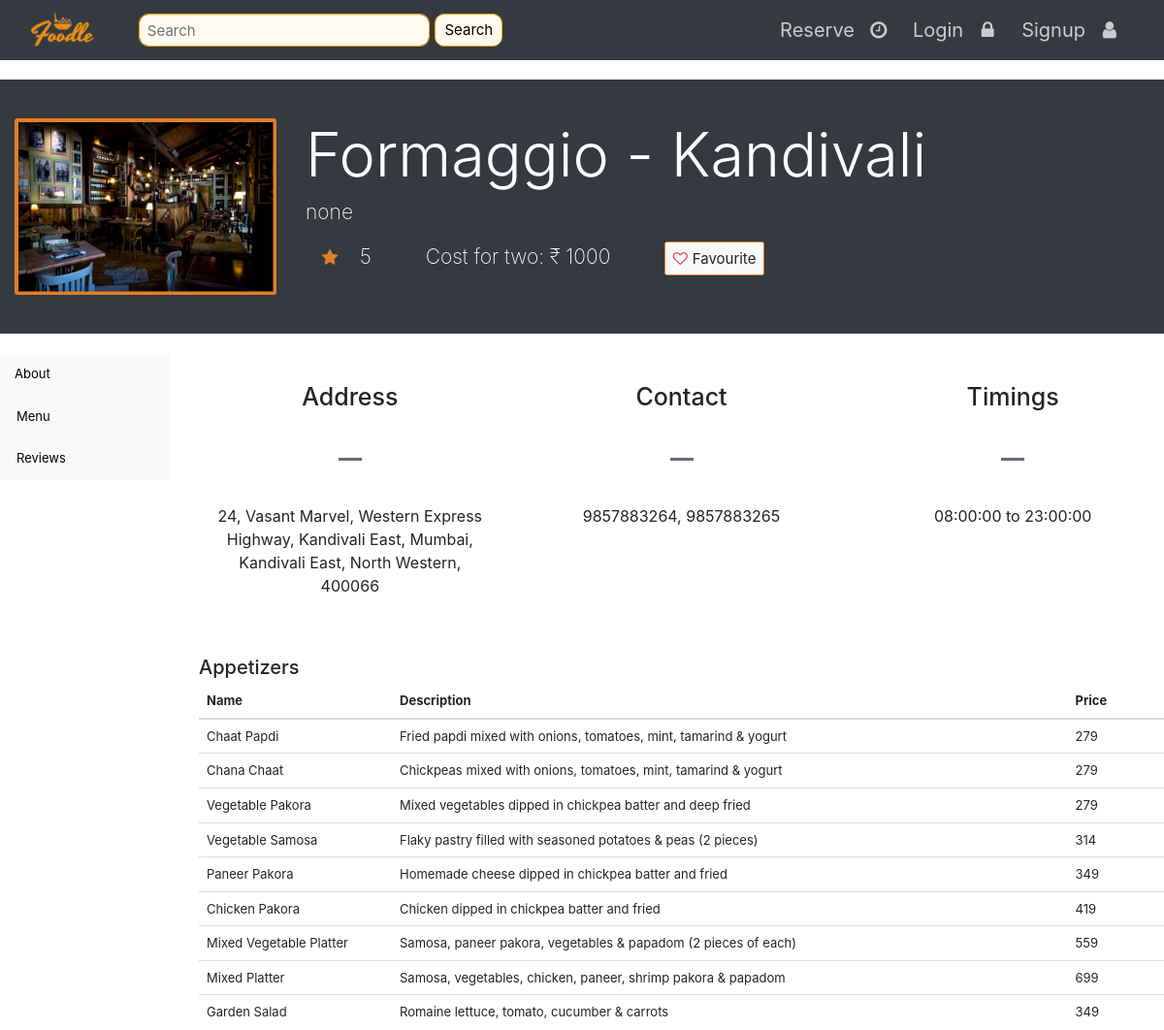
The page /rest_details.php?rest_id=322 (upper part) on the database as committed earlier.
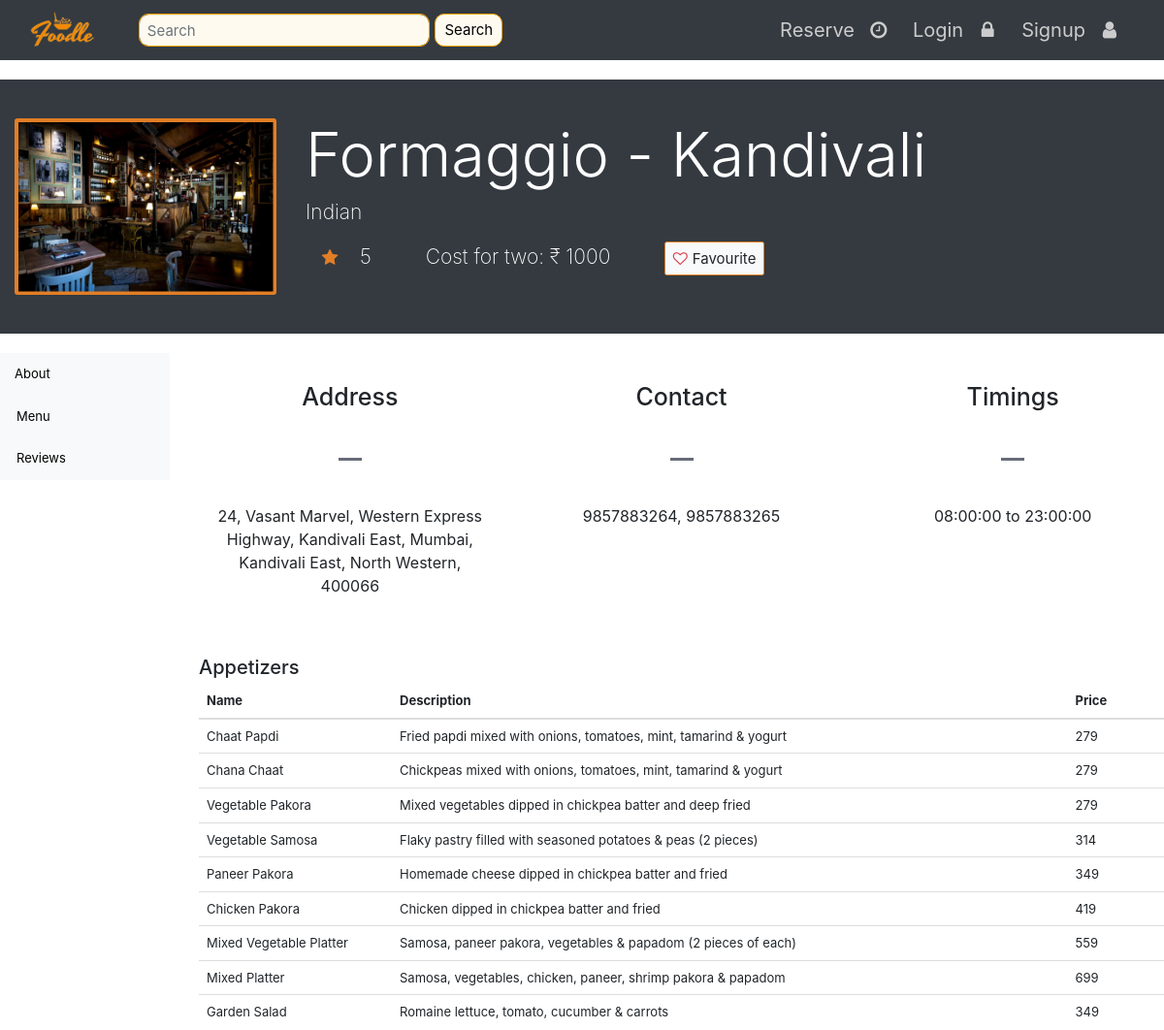
The same page on the database as committed later.
### tables this page shows
CREATE TABLE `rest` (
  `rest_id` int(11) NOT NULL,
  `rest_name` varchar(50) NOT NULL,
  `rest_addr` varchar(300) NOT NULL,
  `rest_cuisine` varchar(50) NOT NULL,
  `rating` float NOT NULL,
  `cost` int(11) NOT NULL,
  `start_time` time DEFAULT '08:00:00',
  `end_time` time DEFAULT '23:00:00',
  `rating_count` int(11) DEFAULT '7',
  `mgr_id` varchar(15) DEFAULT NULL,
  `rec_id` varchar(15) DEFAULT NULL,
  `latitude` double NOT NULL,
  `longitude` double NOT NULL
);

### rest_details.php (the view, shortened to what this page needs)
<?php
include 'templates/header.php';
?>
<?php
include 'templates/navbar.php';
include 'templates/db-con.php';
function addcss(){
	echo '<link rel="stylesheet" type="text/css" href="styles/rest_details.css">';
}
$rest_id=$_GET['rest_id'];
$sql = "SELECT * FROM rest where rest_id = '$rest_id'";
$result = mysqli_query($conn, $sql);
if (mysqli_num_rows($result) != 0) {
	$rest_data = mysqli_fetch_assoc($result);
}
$sql = "SELECT contact FROM rest_contact where rest_id = '$rest_id'";
$result = mysqli_query($conn, $sql);
$contact = array();
if (mysqli_num_rows($result) != 0) {
	while($contact_data = mysqli_fetch_assoc($result))
	{
		$contact[] = $contact_data['contact'];
	}
}
$sql = "select distinct category from menu";
$result = mysqli_query($conn, $sql);
$category = array();
if (mysqli_num_rows($result) != 0) {
	while($category_data = mysqli_fetch_assoc($result))
	{
		$category[] = $category_data['category'];
	}
}
?>
<div class="jumbotron jumbotron-fluid">
	<div class="container-fluid">
		<div class="row">
			<div class="col-sm-3">
				<img src="images/<?php echo abs(crc32($rest_id))%30; ?>.jpg" alt="<?php echo $rest_data['rest_name'];?>" class="img-thumbnail">
			</div>
			<div class="col-sm-9" id="rest-data">
				<h1 class="display-4">
					<?php echo $rest_data['rest_name'] ?></h1>
			<p>	<?php
				$cuisine = explode(',', $rest_data['rest_cuisine']);
				for ($x = 0; $x < sizeof($cuisine); $x++) {
					echo $cuisine[$x];
				}
				?>
			</p>
				<p>
					<span class="fa fa-star" id="rating-star"></span>
					<span id="rating-value" style="padding-right:50px"><?php echo $rest_data['rating'] ?></span>
					<span id="cost-for-2" style="padding-right:50px;">Cost for two: ₹ <?php echo $rest_data['cost'] ?></span>
					<span><button class="btn btn-light" id="fav-btn" onclick="add_fav(<?php echo $rest_id; ?>);">
						<span id="fav-heart" class="
<?php
	if(isset($_SESSION['uname'])){
		$user_id = $_SESSION['uname'];
		$sql = "select * from favourites where user_id = '$user_id' and rest_id = '$rest_id';";
		$result = mysqli_query($conn, $sql);
		if (mysqli_num_rows($result) != 0)
			echo 'fa fa-heart';
		else
			echo 'fa fa-heart-o';
	}
	else
		echo 'fa fa-heart-o';
?>
					"></span>Favourite</button></span>
				</p>
			</div>
		</div>
	</div>
</div>
<div class="row">
	<div class="col-sm-2">
		<div class="sticky-top">
			<nav id="side-navigation">
				<ul class="nav nav-pills flex-column side-nav bg-light">
				<li class="nav-item" id="side-nav-item"><a href="#rest_info" class="nav-link" id="side-nav-link">About</a></li>
				<li class="nav-item" id="side-nav-item"><a href="#menu" class="nav-link" id="side-nav-link">Menu</a>
				</li>
				<li class="nav-item" id="side-nav-item"><a href="#reviews" class="nav-link" id="side-nav-link" >Reviews</a></li>
					</ul>
				</nav>
			</div>
	</div>
	<div class="col-sm-10">
		<div class="row" id="rest_info">
			<div class="col-md">
				<h1>Address</h1>
				<div class="uline"></div>
				<p><?php echo $rest_data['rest_addr']; ?></p>
			</div>
			<div class="col-md" >
				<h1>Contact</h1>
				<div class="uline"></div>
				<p><?php
						for ($x = 0; $x < sizeof($contact); $x++) {
							echo $contact[$x];
							if($x != sizeof($contact)-1)
								echo ", ";
						}
					?></p>
			</div>
			<div class="col-md">
				<h1>Timings</h1>
				<div class="uline"></div>
				<p>
					<?php 	echo $rest_data['start_time'];
							echo ' to ';
							echo $rest_data['end_time'];
					?>
				</p>
			</div>
		</div>
		<div class="table-responsive">
<?php
	foreach ($category as $cat){
		echo '<h2 id="';
		echo str_replace(' ', '-', $cat);
		echo '">';
		echo $cat;
		echo "</h2>";
		echo '<table class="table table-hover" id="menu-table">
				<colgroup>
					 <col span="1" style="width: 20%;">
					 <col span="1" style="width: 70%;">
					 <col span="1" style="width: 10%;">
  				</colgroup>
				<thead>
					<tr>
					  <th scope="col">Name</th>
					  <th scope="col">Description</th>
					  <th scope="col">Price</th>
					</tr>
				</thead>
				<tbody>';
		$sql = "SELECT item_name, description, price FROM menu WHERE category = '$cat'";
		$result = mysqli_query($conn, $sql);
		if (mysqli_num_rows($result) != 0) {
			while($menu_item = mysqli_fetch_assoc($result))
			{
				echo "<tr>
					  <td>";
				echo $menu_item['item_name'];
				echo "</td>
					  <td>";
				echo $menu_item['description'];
				echo "</td>
				 <td>";
				echo $menu_item['price'];
				echo "</td>
    				</tr>";
			}
		}
		echo '</tbody>
			</table>';
	}
?>
		</div>
	</div>
		</div>
<?php
include 'templates/footer.php';
?>

### templates/header.php (shortened to what this page needs)
<!DOCTYPE html>
<html>
	<head>
		<link rel="stylesheet" href="https://maxcdn.bootstrapcdn.com/bootstrap/3.3.7/css/bootstrap.min.css">
        <link rel="stylesheet" href="https://maxcdn.bootstrapcdn.com/bootstrap/4.0.0/css/bootstrap.min.css">
		<link rel="stylesheet" href="https://cdnjs.cloudflare.com/ajax/libs/font-awesome/4.7.0/css/font-awesome.min.css">
		<link rel="stylesheet" type="text/css" href="styles/h.css">
		<?php addcss(); ?>
	</head>
<body>

### templates/navbar.php (shortened to what this page needs)
<nav class="navbar navbar-expand-md navbar-light bg-dark" id="navbar">
  <a class="navbar-brand" href="index.php"><img src="images/Foodle.png" height="50"></a>
  <div class="collapse navbar-collapse" id="navbarTogglerDemo02">
    <form class="form-inline my-2 my-xl-0" id="search_bar">
      <input class="form-control mr-sm-2" id="search-bar"type="search" placeholder="Search">
      <button class="btn btn-outline-success my-2 my-sm-0" id="search-button" type="submit">Search</button>
    </form>
	  <ul class="navbar-nav ml-auto mt-2 mt-xl-0">
      <li class="nav-item" id="nav-item">
        <a class="nav-link" id="nav-link" href="#">Reserve<i class="fa fa-clock-o" id="icon"></i>
<span class="sr-only">(current)</span></a>
      </li>
      <?php
		  if(isset($_SESSION['uname'])){
		  echo '<li class="nav-item" id="nav-item">
        <div class="dropdown">
	<button class="btn" data-toggle="dropdown" type="button" id="logbtn"><i class="fa fa-bars" id="logicon"></i></button>
			<div class="dropdown-menu dropdown-menu-right">
				<h3 class="dropdown-header">Signed in as <span style="color:blue">';
		echo $_SESSION['uname'];
		echo '</span></h3>
				<div class="dropdown-divider"></div>
				<a class="dropdown-item" href="profile_view.php">Profile</a>
				<a class="dropdown-item" href="#">Reservations</a>
				<a class="dropdown-item" href="#">Favourites</a>
				<div class="dropdown-divider"></div>
				<a class="dropdown-item" href="#">Help</a>
				<a class="dropdown-item" href="logout.php">Logout</a>
			</div>
	</div>
      </li>';
		  }
		  else{
			  echo '<li class="nav-item" id="nav-item">
        <a class="nav-link" id="nav-link" href="login.php">Login<i class="fa fa-lock" id="icon"></i></a>
		</li>
	<li class="nav-item" id="nav-item">
        <a class="nav-link" id="nav-link" href="contact.php">Signup<span class="fa fa-user" id="icon"></span></a>
      </li>';
		  }
		  ?>
    </ul>
  </div>
</nav>

### templates/footer.php (shortened to what this page needs)
</body>
</html>

### styles/h.css (style rules this page uses)
.fa { padding: 20px; font-size: 30px; width: 50px; text-align: center; text-decoration: none; }

### styles/rest_details.css (style rules this page uses)
.img-thumbnail { background-color: #e27e26; border-color: #e27e26; }
#side-nav-item { font-size: 13px; color: black; padding: 2px 0px; }
#side-nav-item > a { color: black; }
.jumbotron { background-color: #343A40; color: white; }
#rating-star { font-size: 18px; padding: 1px; color: #e27e26; }
#fav-btn { font-size: 15px; border-color: #e27e26; }
#fav-heart { color: #dc3545; font-size: 15px; padding: 5px; padding-left: 0px; width: auto; }
.uline { display: block; width: 24px; height: 3px; background-color: #686b78; margin: 18px auto 30px; }
#rest_info > div > h1 { text-align: center; padding: 30px; }
#rest_info > div > p { text-align: center; font-size: 16px; padding: 15px; padding-bottom: 50px; }
table { font-size: 13px; }

### templates/navbar.php (style rules this page uses)
#search-bar { width: 300px; border-color: orange; font-size: 15px; border-radius: 10px; color: black; background-color: floralwhite; }
#search-button { height: 34px; border-color: orange; border-radius: 10px; font-size: 15px; width:70px; background-color: floralwhite; color: black; }
#navbar { top: 0; left: 0; width: 100%; font-size: 20; background: red; border-radius: 0px; }
#nav-item { font-size: 20px; text-align: center; }
#nav-link { color: #cccccc; }
#icon { font-size:20px; text-align:center; height: 20px; background: none; padding:0px; }

Rows that differ between the two databases and show on the page:
changed rest "Formaggio - Kandivali": rest_cuisine "none" → "Indian"
